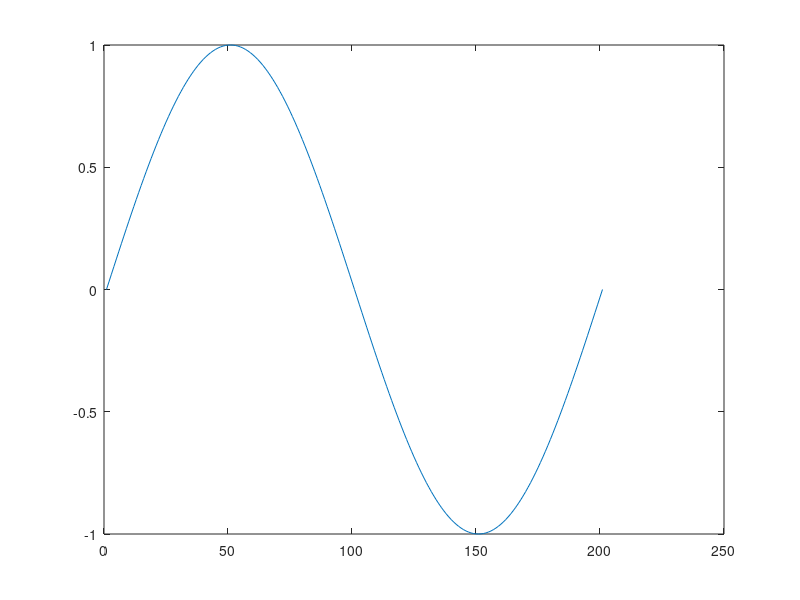
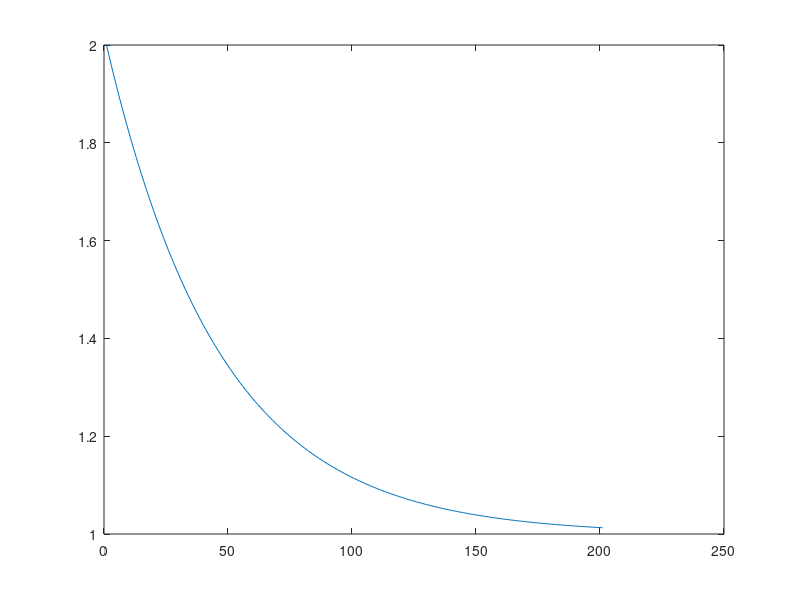
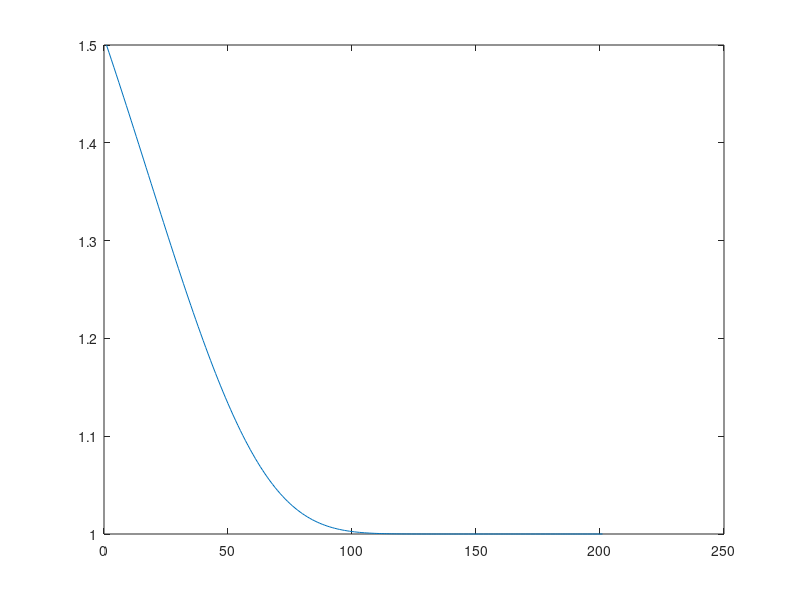

The MATLAB script that drew these images, in order: (Note: this script raises an error after producing the figures.)
% Page 618
x = 0:pi/100:2*pi;
x_k = sin(x);
figure('Name', 'Sin(k)')
plot(x_k)

x_k = 1 + (1/2).^x;
figure('Name', 'x_k = 1 + (1/2)^x')
plot(x_k)


x_k = 1+ (1/2).^(2.^x);
figure('Name', '1+ (1/2)^{2^k}')
plot(x_k)

x_k = 1+ (k).^(-x);
figure('Name', '1+ (k)^{-k}')
plot(x_k)